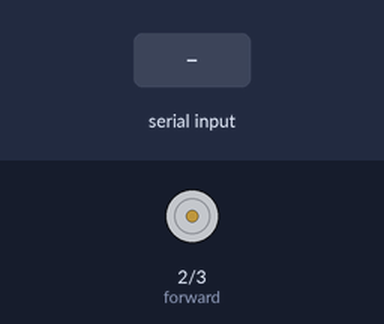
Recording of a sketch running on a simulated Arduino Uno, built with avr-gcc and run on an emulated ATmega328P. On the bench: motor-driver pin pairs drawn as motors (green arrow = first pin HIGH = forward, orange = second pin HIGH = backward, longer = more drive). Inputs (shaded band) come from the test bench.

Above: at 1.2 s.
1.3 s: "f" received over Serial
At 1.6 s:
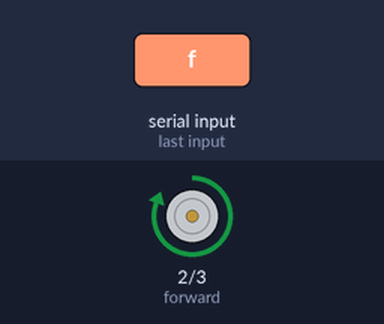
2.8 s: "b" received over Serial
At 3.9 s:
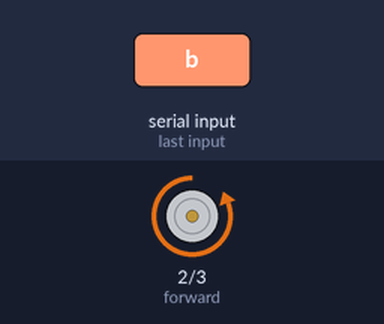
Timing chart, 0 to 5.8 s (numbered marks = the images above; inputs shaded):
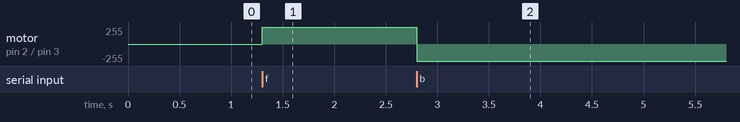

The sketch:

h-bridge.ino
```cpp
#define forward 2
#define backward 3

void rotate(int fr, int bc) {
  analogWrite(forward, fr);
  analogWrite(backward, bc);
}

void rotate_to(char c, int dir) {
    switch (c) {
      case 'f':
        rotate(dir, 0);
        break;
      case 'b':
        rotate(0, dir);
        break;
    }
}

void setup() {
  pinMode(forward, OUTPUT);
  pinMode(backward, OUTPUT);
  Serial.begin(9600);
}

void loop() {
  while (Serial.available()) {
    char d = Serial.read();
    rotate_to(d, 255);
  }
}
```

Measured:
- after the input at 1.3 s, motor on pin 2 (forward) / pin 3 (backward): stopped → forward 255/255 at once
- after the input at 2.8 s, motor on pin 2 (forward) / pin 3 (backward): forward 255/255 → backward 255/255 at once
